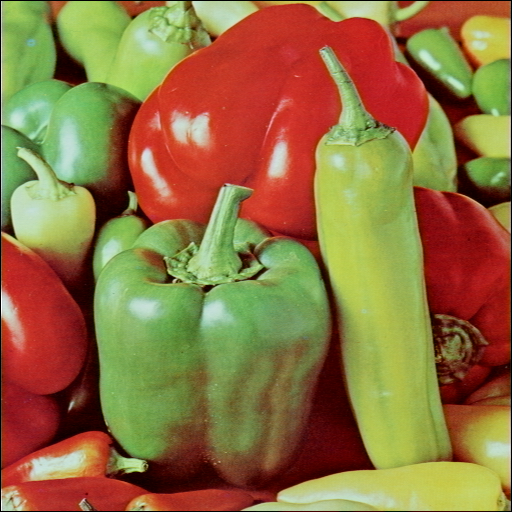
%> input picture assn1/Assignment 1/peppers.bmp, 512 x 512 px
$ octave Main.m   (GNU Octave 9; MATLAB toolbox functions it lacks are replaced by stand-ins)
%> lines starting %> are read from the running program, lines starting %| are printed output that depends on the picture; in (x1, y1, x2, y2) boxes, pixels count from 0 and x2, y2 are one past the last pixel; in counts of white or black regions, pixels touching at a corner belong together; the program's own positions count from 1
%Main Script
%Author @Austin Derbique
%Anumber: A01967241
%Date Created: 9/7/2017

%%%%%%%%%%%%%%%%%%%%%%%%%%%
% Problem 1
A = imread('peppers.bmp');
%> A is the input picture: size 512x512x3 uint8; mean R, G, B 144.1, 112.8, 64.1
imshow(A);
title('RGB Original Image');
disp('-----Finish Solving Problem 1-----');
disp('Press any key to continue');
pause;

%%%%%%%%%%%%%%%%%%%%%%%%%%%
% Problem 2
B = rgb2gray(A);
imwrite(B,'output_images/B_image.jpg');
TB = permute(B,[2 1 3]);
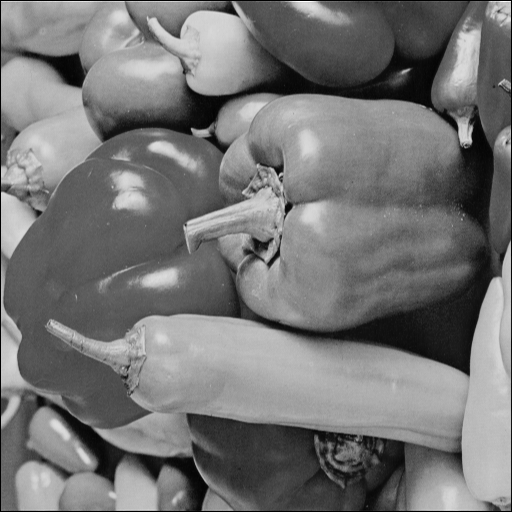
%> TB: size 512x512 uint8; min 0, max 254, mean 116.7; mean of the top-left, top-right, bottom-left and bottom-right quarters 131.7, 102.8, 115.6, 116.8
imwrite(TB,'output_images/TB_image.jpg');

n=fix(size(B,1)/2);
%> n = 256
HB = cat(1,B(n+1:end,:,:),B(1:n,:,:));
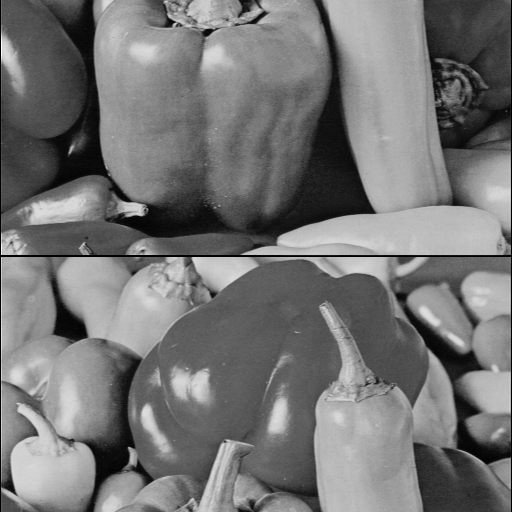
%> HB: size 512x512 uint8; min 0, max 254, mean 116.7; mean of the top-left, top-right, bottom-left and bottom-right quarters 102.8, 116.8, 131.7, 115.6
imwrite(HB,'output_images/TB_image.jpg');

FB = flip(B,2);
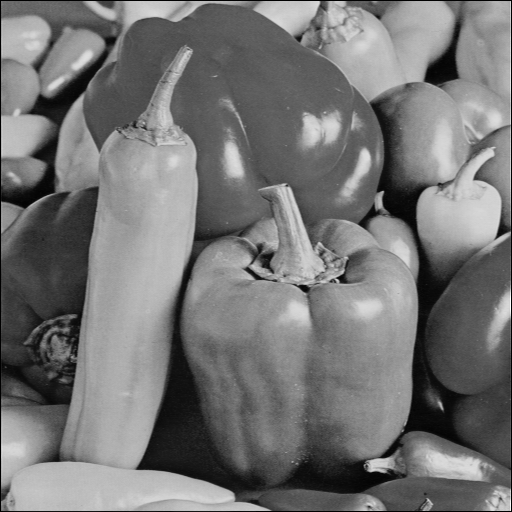
%> FB: size 512x512 uint8; min 0, max 254, mean 116.7; mean of the top-left, top-right, bottom-left and bottom-right quarters 115.6, 131.7, 116.8, 102.8
imwrite(FB,'output_images/FB_image.jpg');

figure;

subplot(2,2,1);
imshow(B);
title('B');

subplot(2,2,2);
imshow(TB);
title('TB');

subplot(2,2,3);
imshow(HB);
title('HB');

subplot(2,2,4);
imshow(FB);
title('FB');

disp('-----Finish Solving Problem 2-----');
disp('Press any key to continue');
pause;

%%%%%%%%%%%%%%%%%%%%%%%%%%%
% Problem 3

maxValue = max(B(:));
%> maxValue = 254
minValue = min(B(:));
%> minValue = 0
meanValue = int8(mean(B(:)));
%> meanValue = 117
medianValue = median(B(:));
%> medianValue = 117
[p_maxValue, p_minValue, p_meanValue, p_medianValue] = FindInfo(B);
%> after the loop in FindInfo, `for i=1:row`: count = 262144; intensityTotal = 30596094; p_maxValue = 254; p_minValue = 0
%> in FindInfo, `p_meanValue = intensityTotal / (row*col);`: p_meanValue = 117
%> p_maxValue = 254; p_minValue = 0; p_meanValue = 117; p_medianValue = 0

if maxValue ~= p_maxValue
    disp("maxValue does not match!");
end
if minValue ~= p_minValue
    disp("minValue does not match!")
end
if meanValue ~= p_meanValue
    disp("meanValue does not match!");
end
if medianValue ~= p_medianValue
    disp("medianValue does not match!");
end

disp('-----Finish Solving Problem 3-----');
disp('Press any key to continue');
pause;


%%%%%%%%%%%%%%%%%%%%%%%%%%%
% Problem 4
C = im2double(B);
imwrite(C,'output_images/C_image.jpg');
figure;
imshow(C);
title('Normalized Grayscale Image');

n=fix(size(C,1)/4);
%> n = 128
D = cat(2,cat(2,C(:,1:n,:).^1.25,C(:,n+1:2*n,:)),cat(2,C(:,2*n + 1:3*n,:),C(:,3*n + 1: 4*n,:).^.75));
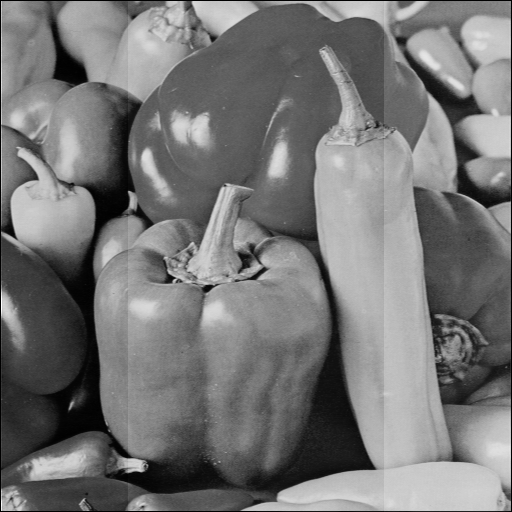
%> D: size 512x512 double; min 0, max 0.995, mean 0.463
figure;
imshow(D);
title("Processed Grayscale Image");
imwrite(D,'Austin_D.jpg');
imwrite(D,'output_images/D_image.jpg');

disp('-----Finish Solving Problem 4-----');
disp('Press any key to continue');
pause;

%%%%%%%%%%%%%%%%%%%%%%%%%%%
% Problem 5
bw1 = C;
bw1(bw1<=.3)=0;
bw1(bw1>.3)=1;
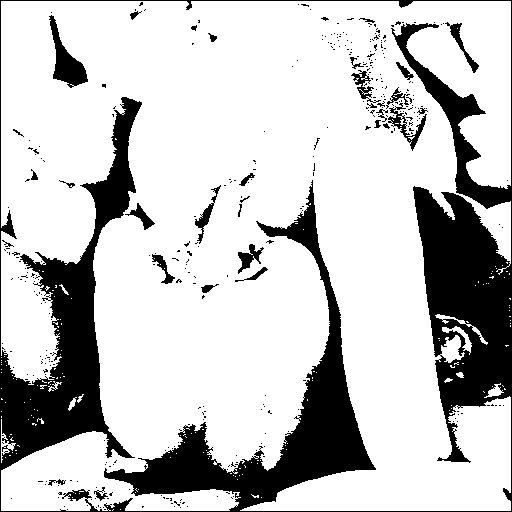
%> bw1: size 512x512 double; values 0 (black) and 1 (white), 77.8% white; 368 black regions (337 under 20 px), largest, box (x1, y1, x2, y2) and area: (0, 0, 512, 512) 53003, (49, 15, 88, 88) 1082, (388, 103, 427, 151) 441

bw2 = C > .3;
bw3 = imbinarize(C,0.3);

imwrite(bw1,'output_images/bw1_image.jpg');
imwrite(bw2,'output_images/bw2_image.jpg');

if isequal(bw1,bw3) && isequal(bw2,bw3)
    disp("Both of my methods worked");
elseif isequal(bw1,bw3)
    disp("My method 1 worked but not my method 2")
elseif isequal(bw2,bw3)
    disp("My method 2 worked but not my method 1");
else
    disp("Both of my two methods did not work");
end

figure;
subplot(2,2,1);
imshow(bw1);
title('bw1');

subplot(2,2,2);
imshow(bw2);
title('bw2');

subplot(2,2,3);
imshow(bw3);
title('bw3');

disp('-----Finish Solving Problem 5-----');
disp('Press any key to continue');
pause;


%%%%%%%%%%%%%%%%%%%%%%%%%%%
% Problem 6

BA = BlurColorIm(A);
BB = BlurGrayIm(B);
% [26 lines not run here, left out]
function [blurredIm] = BlurGrayIm(oriIm)
 intImage = integralImage(oriIm);
 avgH = integralKernel([1 1 8 8], 1/64);
 J = integralFilter(intImage, avgH);
 blurredIm = uint8(J);
end

function [blurredIm] = BlurColorIm(oriIm)
I = oriIm;
[row,col] = size(I);
%> col = 1536
row = row/2;
%> row = 256
col = col/4;
%> col = 384

%blurredIm = zeros(row/2,col/4,uint8(3));
blurredIm = zeros(256,128,3);

for i = 0:255
    for j = 0:127
        tolR = 0;
        tolG = 0;
        tolB = 0;
        for x = 1:2
            for y = 1:4
                % [7 lines of commented-out code are left out]
                if i == row-1
                    break;
                elseif j == col-1
                    break;
                end
                tolR = tolR + int32(I(2*i+x,4*j+y,1));
                tolG = tolG + int32(I(2*i+x,4*j+y,2));
                tolB = tolB + int32(I(2*i+x,4*j+y,3));
            end
        end
        blurredIm(i+1,j+1,1) = int32(tolR / 8);
        blurredIm(i+1,j+1,2) = int32(tolG / 8);
        blurredIm(i+1,j+1,3) = int32(tolB / 8);
    end
end
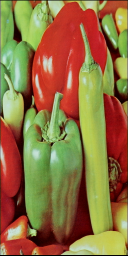
%> blurredIm: size 256x128x3 double; mean R, G, B 143.8, 112.6, 64
blurredIm = uint8(blurredIm);
%> blurredIm: size 256x128x3 uint8
blurredIm = imresize(blurredIm,[512 512]);
%> blurredIm: size 512x512x3 uint8
%> in BlurGrayIm, `intImage = integralImage(oriIm);`:
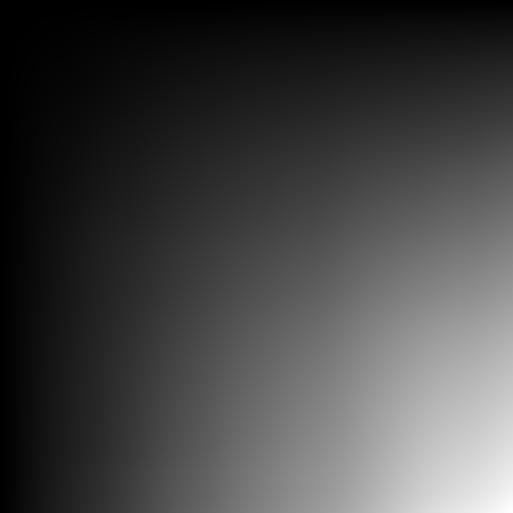
%> intImage: size 513x513 double; min 0, max 30596094, mean 8176078.4; drawn with min black and max white
%> (the run ends here)
